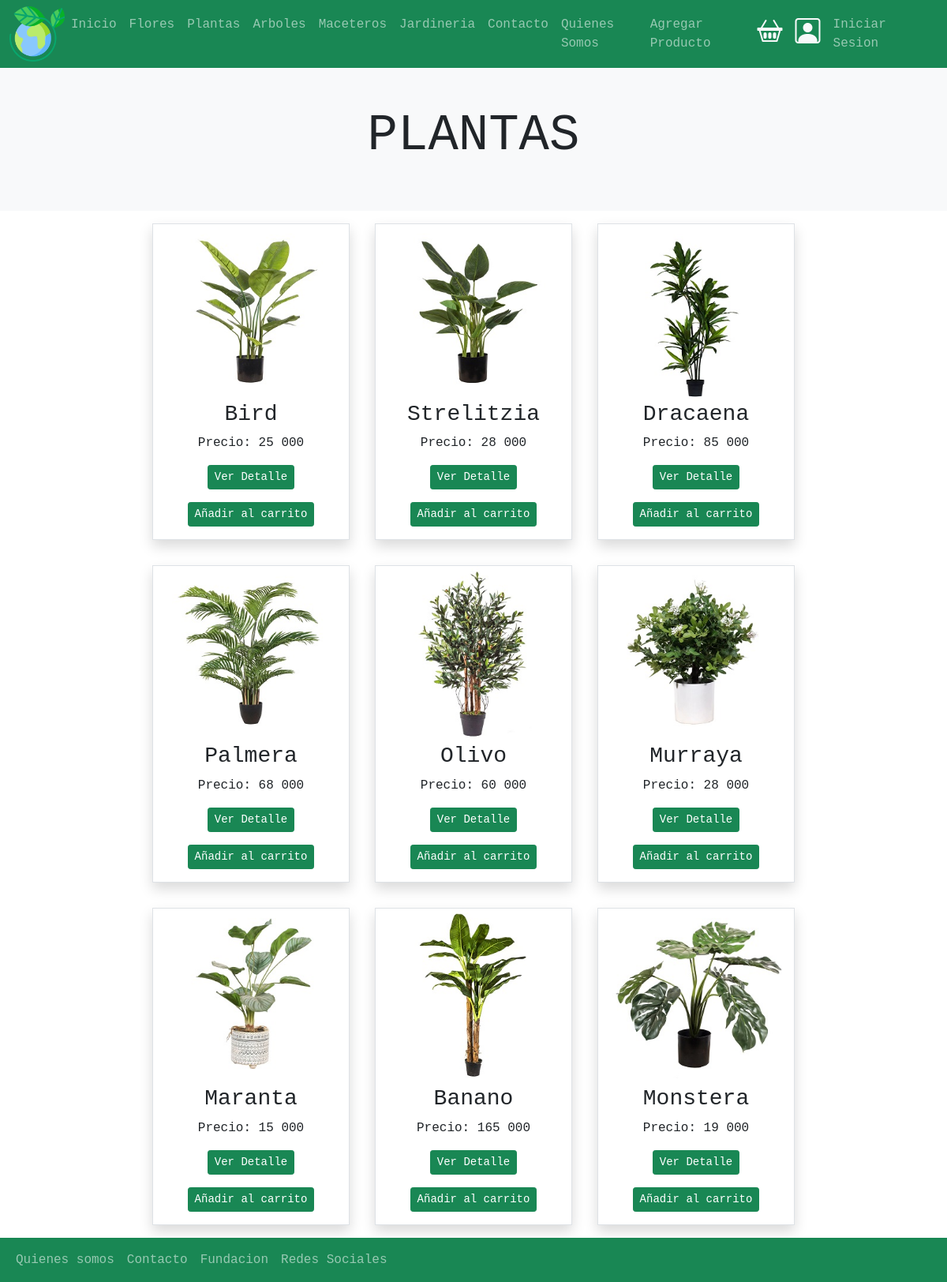
/plantas/, run on the app's committed database.
### floreriaWeb/models.py (models this page shows, shortened)
class Producto(models.Model):
    id_producto = models.AutoField(primary_key=True)
    nombre = models.CharField(max_length=50)
    precio = models.IntegerField()
    descripcion = models.TextField(max_length=200)
    imgen = models.ImageField(upload_to="productos",null=True)
    categoria =  models.ForeignKey(Categoria, on_delete=models.PROTECT)

### floreriaWeb/views.py (the view)
# urls.py: path('plantas/',plantas,name="plantas"),
def plantas(request):
    productos = Producto.objects.all()
    contexto = {
        'productos': productos
    }
    return render(request,'floreriaWeb/plantas.html',contexto)

### floreriaWeb/context_processor.py (called while the page is built)
def total_carrito(request):
    total = 0
    if "carrito" in request.session.keys():
        for key, value in request.session["carrito"].items():
            total += int(value["acumulado"])
    return {"total_carrito": total}

### floreriaWeb/templates/floreriaWeb/plantas.html
{% extends 'floreriaWeb/base.html' %}
{% load static %}
{% block contenido %}
{% load humanize %}
<section>
    <div class="p-5 bg-light">
        <div class="container">
            <h1 class="display-3 text-center bg-light">PLANTAS</h1>
        </div>
    </div>
</section>
<section>
    <div class="container p-0  ">
        <div class="row d-flex justify-content-center mx-0">
            {% for p in productos %}
                {% if p.categoria_id == 2 %}
                    <div class="col-lg-3 col-sm-6 text-center border shadow m-3 ">
                        {% if p.imgen %}
                            <img src="{{ p.imgen.url }} " alt="imagen" class="img-fluid">
                        {% endif %}
                            <h3>{{ p.nombre | title}}</h3>
                            <p>Precio: {{ p.precio | intcomma}}</p>
                            <a href="{% url 'mostrar_producto' p.id_producto %}" class="btn btn-success btn-sm mb-3 " role="button"> Ver Detalle</a>
                            <a href="{% url 'agregar' p.id_producto %}" class="btn btn-success btn-sm mb-3 " role="button">Añadir al carrito</a>
                    </div>
                {% endif %}
            {% endfor %}
        </div>
    </div>
</section>
{% endblock contenido %}

### floreriaWeb/static/floreriaWeb/css/miestilo.css (style rules this page uses)
body { font-family: monospace; }
.container { width: 100%; max-width: 1000px; margin: auto; }

### data on the page
Producto: imgen (picture), nombre "Bird", precio "25 000"
Producto: imgen (picture), nombre "Strelitzia", precio "28 000"
Producto: imgen (picture), nombre "Dracaena", precio "85 000"
Producto: imgen (picture), nombre "Palmera", precio "68 000"
Producto: imgen (picture), nombre "Olivo", precio "60 000"
Producto: imgen (picture), nombre "Murraya", precio "28 000"
Producto: imgen (picture), nombre "Maranta", precio "15 000"
Producto: imgen (picture), nombre "Banano", precio "165 000"
Producto: imgen (picture), nombre "Monstera", precio "19 000"
